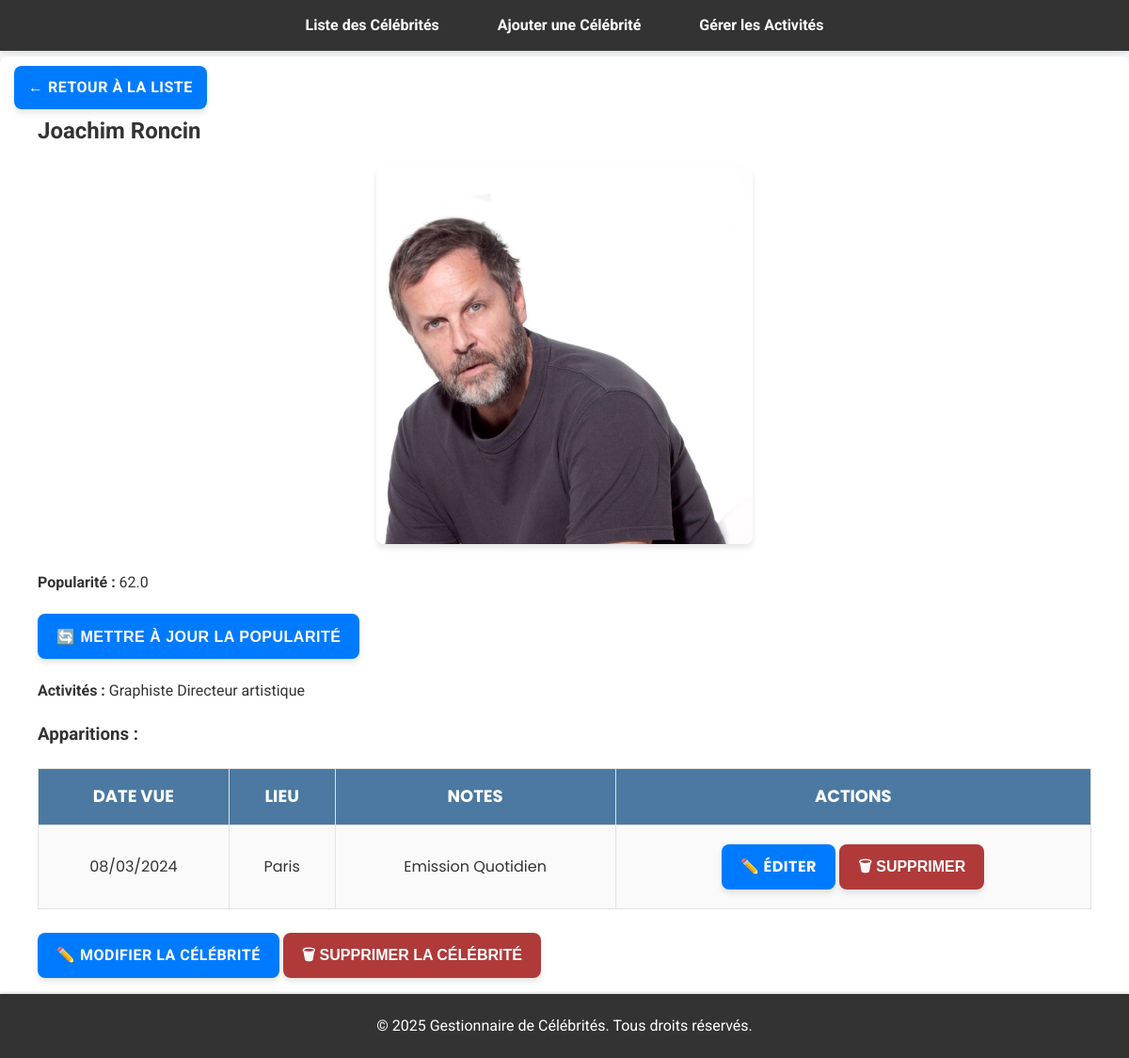
Page /celebs/celebrity/35/ on the committed database.
### celebs/models.py (models this page shows, shortened)
class Celebrity(models.Model):
    name = models.CharField(max_length=255)
    popularity_score = models.FloatField(default=0)
    image = models.ImageField(upload_to="celebs/", blank=True, null=True)
    activities = models.ManyToManyField(Activity, blank=False)

class Activity(models.Model):
    name = models.CharField(max_length=100, unique=True)

class CelebritySighting(models.Model):
    celebrity = models.ForeignKey(Celebrity, on_delete=models.CASCADE, related_name='sightings')
    date_seen = models.DateField(null=True, blank=True)
    location = models.CharField(max_length=255, blank=True, null=True)
    notes = models.TextField(blank=True, null=True)

### celebs/views.py (the view)
# urls.py: path('celebrity/<int:celeb_id>/', views.celebrity_detail, name='celebrity_detail'),
def celebrity_detail(request, celeb_id):
    celebrity = get_object_or_404(Celebrity, id=celeb_id)
    return render(request, "celebs/celebrity_detail.html", {"celebrity": celebrity})

### templates/celebs/celebrity_detail.html (shortened to what this page needs)
{% extends "base.html" %}
{% block content %}
<a href="{% url 'celebrity_list' %}" class="back-button">← Retour à la liste</a>
<div class="container">
  <h2>{{ celebrity.name }}</h2>
  {% if celebrity.image %}
    <div class="celeb-image-container">
      <img src="{{ celebrity.image.url }}" alt="{{ celebrity.name }}" class="celeb-image">
    </div>
  {% endif %}
  <p><strong>Popularité :</strong> {{ celebrity.popularity_score }}</p>
    <form method="post" action="{% url 'update_popularity' celebrity.id %}" style="display:inline;">
      <button type="submit" class="btn">🔄 Mettre à jour la popularité</button>
    </form>
  <p><strong>Activités :</strong>
    {% for activity in celebrity.activities.all %}
      <span class="tag">{{ activity.name }}</span>
    {% empty %}
      <span class="tag">Aucune</span>
    {% endfor %}
  </p>
  <h3>Apparitions :</h3>
  <table class="celebrity-table">
    <thead>
      <tr>
        <th>Date vue</th>
        <th>Lieu</th>
        <th>Notes</th>
        <th>Actions</th>
      </tr>
    </thead>
    <tbody>
      {% for sighting in celebrity.sightings.all %}
        <tr>
          <td>{{ sighting.date_seen|date:"d/m/Y"|default:"-" }}</td>
          <td>{{ sighting.location|default:"-" }}</td>
          <td>{{ sighting.notes|default:"Aucune note" }}</td>
          <td>
            <a href="{% url 'edit_celebrity_sighting' sighting.id %}" class="btn edit-btn">✏️ Éditer</a>
            <form method="post" action="{% url 'delete_celebrity_sighting' sighting.id %}" style="display:inline;">
              <button type="submit" class="delete-btn" onclick="return confirm('Supprimer cette apparition ?');">
                🗑 Supprimer
              </button>
            </form>
          </td>
        </tr>
      {% endfor %}
    </tbody>
  </table>
  <form method="post" action="{% url 'celebrity_delete' celebrity.id %}" style="margin-top: 20px;">
    <a href="{% url 'celebrity_edit' celebrity.id %}" class="btn">✏️ Modifier la célébrité</a>
    <button type="submit" class="delete-button" onclick="return confirm('Supprimer cette célébrité ?');">
      🗑 Supprimer la célébrité
    </button>
  </form>
</div>
{% endblock %}

### static/css/style.css (style rules this page uses)
:root { --primary-color: #b03a3a; --secondary-color: #007bff; --background-color: #f8f9fb; --text-color: #333; --hover-color: #0056b3; --shadow-color: rgba(0, 0, 0, 0.1); --border-radius: 8px; }
body { font-family: 'Roboto', sans-serif; background-color: var(--background-color); color: var(--text-color); margin: 0; padding: 0; line-height: 1.6; }
.container { max-width: 1200px; margin: 40px auto; padding: 40px; background: #ffffff; border-radius: var(--border-radius); box-shadow: 0 4px 20px var(--shadow-color); transition: all 0.3s ease; position: relative; overflow: hidden; }
table { width: 100%; border-collapse: collapse; margin-top: 20px; font-family: 'Poppins', sans-serif; animation: slideIn 0.5s ease-in-out; }
th, td { padding: 15px; border: 1px solid #e2e2e2; text-align: center; font-size: 16px; }
th { background-color: #4b79a1; color: white; font-size: 18px; text-transform: uppercase; cursor: pointer; }
td { background-color: #fafafa; }
td a { text-decoration: none; color: var(--secondary-color); font-weight: 600; transition: color 0.3s ease; }
button, .btn { background-color: var(--primary-color); color: white; padding: 12px 20px; border-radius: var(--border-radius); text-transform: uppercase; font-weight: bold; cursor: pointer; border: none; transition: background-color 0.3s ease, transform 0.3s ease; box-shadow: 0 4px 6px var(--shadow-color); display: inline-block; margin: 5px 0; }
.delete-button { width: auto; background-color: var(--primary-color); }
.celeb-image { width: 400px; height: 400px; object-fit: cover; border-radius: var(--border-radius); transition: transform 0.3s ease; }
.btn { background-color: var(--secondary-color); color: white; padding: 12px 20px; border-radius: var(--border-radius); text-decoration: none; font-weight: bold; text-transform: uppercase; letter-spacing: 0.5px; transition: background-color 0.3s, transform 0.3s; box-shadow: 0 4px 6px var(--shadow-color); }
.back-button { position: fixed; top: 70px; left: 15px; background-color: var(--secondary-color); color: white; padding: 10px 15px; border-radius: var(--border-radius); text-decoration: none; font-weight: bold; text-transform: uppercase; letter-spacing: 0.5px; transition: background-color 0.3s, transform 0.3s; box-shadow: 0 4px 6px var(--shadow-color); z-index: 1001; }
.celeb-image-container { margin: 20px 0; text-align: center; }
.celeb-image { max-width: 100%; height: auto; border-radius: var(--border-radius); box-shadow: 0 4px 6px var(--shadow-color); }
button, input[type="submit"], .btn { padding: 12px 20px; font-size: 16px; line-height: 1.2; height: 48px; box-sizing: border-box; display: inline-flex; align-items: center; justify-content: center; }

### rows in the picture
Celebrity: name "Joachim Roncin", image (picture), popularity_score "62.0"
Activity: name "Graphiste"
Activity: name "Directeur artistique"
CelebritySighting: date_seen "08/03/2024", location "Paris", notes "Emission Quotidien"
